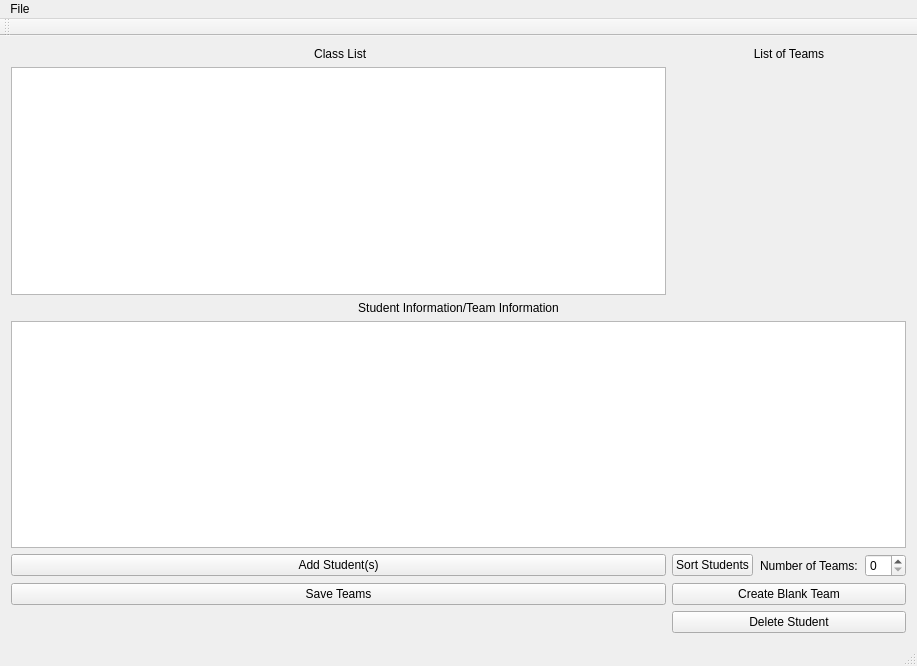
<?xml version="1.0" encoding="UTF-8"?>
<ui version="4.0">
 <class>MainWindow</class>
 <widget class="QMainWindow" name="MainWindow">
  <property name="geometry">
   <rect>
    <x>0</x>
    <y>0</y>
    <width>917</width>
    <height>666</height>
   </rect>
  </property>
  <property name="windowTitle">
   <string>MainWindow</string>
  </property>
  <widget class="QWidget" name="centralWidget">
   <layout class="QGridLayout" name="gridLayout">
    <item row="5" column="1">
     <layout class="QHBoxLayout" name="horizontalLayout">
      <property name="spacing">
       <number>7</number>
      </property>
      <item>
       <widget class="QPushButton" name="sortButton">
        <property name="sizePolicy">
         <sizepolicy hsizetype="Minimum" vsizetype="Fixed">
          <horstretch>1</horstretch>
          <verstretch>0</verstretch>
         </sizepolicy>
        </property>
        <property name="text">
         <string>Sort Students</string>
        </property>
        <property name="iconSize">
         <size>
          <width>20</width>
          <height>20</height>
         </size>
        </property>
       </widget>
      </item>
      <item>
       <widget class="QLabel" name="label_4">
        <property name="text">
         <string>Number of Teams:</string>
        </property>
       </widget>
      </item>
      <item>
       <widget class="QSpinBox" name="amountOfTeams"/>
      </item>
     </layout>
    </item>
    <item row="0" column="0">
     <widget class="QLabel" name="label_2">
      <property name="text">
       <string> Class List</string>
      </property>
      <property name="alignment">
       <set>Qt::AlignCenter</set>
      </property>
     </widget>
    </item>
    <item row="3" column="0" colspan="2">
     <widget class="QLabel" name="label">
      <property name="layoutDirection">
       <enum>Qt::LeftToRight</enum>
      </property>
      <property name="text">
       <string>Student Information/Team Information</string>
      </property>
      <property name="alignment">
       <set>Qt::AlignCenter</set>
      </property>
     </widget>
    </item>
    <item row="4" column="0" colspan="2">
     <widget class="QTextBrowser" name="selectedStudTextBrowser"/>
    </item>
    <item row="5" column="0">
     <widget class="QPushButton" name="addStudentsButton">
      <property name="text">
       <string>Add Student(s)</string>
      </property>
     </widget>
    </item>
    <item row="1" column="0">
     <widget class="QListWidget" name="classListWidget"/>
    </item>
    <item row="6" column="1">
     <widget class="QPushButton" name="createBlankTeam">
      <property name="text">
       <string>Create Blank Team</string>
      </property>
     </widget>
    </item>
    <item row="0" column="1">
     <widget class="QLabel" name="label_3">
      <property name="text">
       <string>List of Teams</string>
      </property>
      <property name="alignment">
       <set>Qt::AlignCenter</set>
      </property>
     </widget>
    </item>
    <item row="6" column="0">
     <widget class="QPushButton" name="saveTeamButton">
      <property name="text">
       <string>Save Teams</string>
      </property>
     </widget>
    </item>
    <item row="7" column="0">
     <spacer name="horizontalSpacer">
      <property name="orientation">
       <enum>Qt::Horizontal</enum>
      </property>
      <property name="sizeHint" stdset="0">
       <size>
        <width>40</width>
        <height>20</height>
       </size>
      </property>
     </spacer>
    </item>
    <item row="7" column="1">
     <widget class="QPushButton" name="deleteStudenButton">
      <property name="text">
       <string>Delete Student</string>
      </property>
     </widget>
    </item>
   </layout>
  </widget>
  <widget class="QMenuBar" name="menuBar">
   <property name="geometry">
    <rect>
     <x>0</x>
     <y>0</y>
     <width>917</width>
     <height>25</height>
    </rect>
   </property>
   <widget class="QMenu" name="menuFile">
    <property name="title">
     <string>File</string>
    </property>
    <addaction name="actionNew"/>
   </widget>
   <addaction name="menuFile"/>
  </widget>
  <widget class="QToolBar" name="mainToolBar">
   <attribute name="toolBarArea">
    <enum>TopToolBarArea</enum>
   </attribute>
   <attribute name="toolBarBreak">
    <bool>false</bool>
   </attribute>
  </widget>
  <widget class="QStatusBar" name="statusBar"/>
  <action name="actionOpen">
   <property name="text">
    <string>Open</string>
   </property>
  </action>
  <action name="actionSave">
   <property name="text">
    <string>Save</string>
   </property>
  </action>
  <action name="actionSave_As">
   <property name="text">
    <string>Save As..</string>
   </property>
  </action>
  <action name="actionNew">
   <property name="text">
    <string>New</string>
   </property>
  </action>
 </widget>
 <layoutdefault spacing="6" margin="11"/>
 <resources/>
 <connections/>
</ui>
